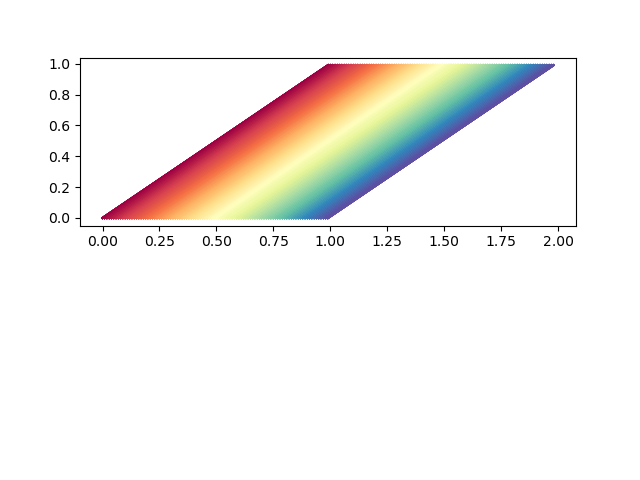

This chart was generated by the following Python code:
import matplotlib.pyplot as plt
import numpy as np
import matplotlib.cm as cm
import matplotlib
listColorOfRainbow = [
    "#ff0000",
    "#ff7f00",
    "#ffff00",
    "#00ff00",
    "#0000ff",
    "#4B0082",
    "#9400D3"
]

my_map = cm.get_cmap("Spectral")

c = np.outer(np.arange(0,1,0.01),np.ones(10))

colors = [my_map(i) for i in np.linspace(0, 1, len(c))]
sm = plt.cm.ScalarMappable(cmap=my_map, norm=plt.Normalize(np.min(c),np.max(c)))
sm._A = []

fig = plt.figure()
ax1 = fig.add_subplot(211)

for i in range(len(c)):
    c0 = c[i]
    ax1.plot(c+c0,c,color=colors[i])
#
# for i in range(len(c)):
#     c0 = c[i]
#     ax1.plot(c-0.6*c0,c-0.6*c0, color=colors[i])

plt.savefig('cheo.png')

